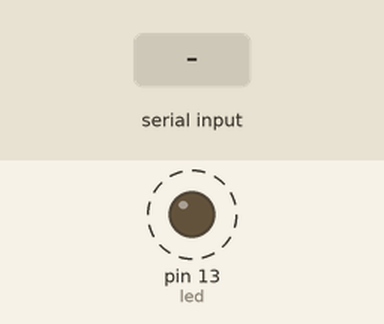
A sketch run on a simulated Arduino Uno, built with avr-gcc and run on an emulated ATmega328P. Shown: output pins drawn as LEDs (lit = HIGH). Dashed ring = blinking. Inputs (shaded band) come from the test bench. What the sketch prints to the serial monitor is not drawn.

Above: at 1.1 s.
3.1 s: "90,45\n" received over Serial
Timing chart, 0 to 12.1 s (numbered marks = the images above; inputs shaded):
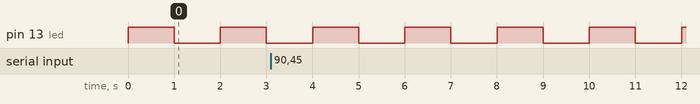

Measured:
- by itself, pin 13 (led): alternates HIGH for 1.0 s and LOW for 1.0 s

The sketch:

18_Chrome.serial.api_Project.ino
```cpp
// (licence header left out)
// Pin 13 has an LED connected on most Arduino boards.
// give it a name:
int led = 13;
int lightOnLength = 1;
int blinkCount = 0;
String inString = ""; // string to hold input

// the setup routine runs once when you press reset:
void setup() {
  Serial.begin(9600);
  // initialize the digital pin as an output.
  pinMode(led, OUTPUT);
}

// the loop routine runs over and over again forever:
void loop() {
  Serial.print(1);
  Serial.println("a"); // My Command Values
  digitalWrite(led, HIGH);   // turn the LED on (HIGH is the voltage level)
  delay(lightOnLength * 1000);               // wait for a second
  Serial.print(0);
  Serial.println("a"); // My Command Values
  digitalWrite(led, LOW);    // turn the LED off by making the voltage LOW
  delay(1000);               // wait for a second

  while (Serial.available() > 0) {
    inString += (char)Serial.read();
    lightOnLength = inString.toInt();
    Serial.print(lightOnLength);
    Serial.println("b"); // My Command Values
    if (lightOnLength <= 0)
      lightOnLength = 1;
    inString = "";
  }

  Serial.print(blinkCount++);
  Serial.println("c"); // My Command Values
}
```
